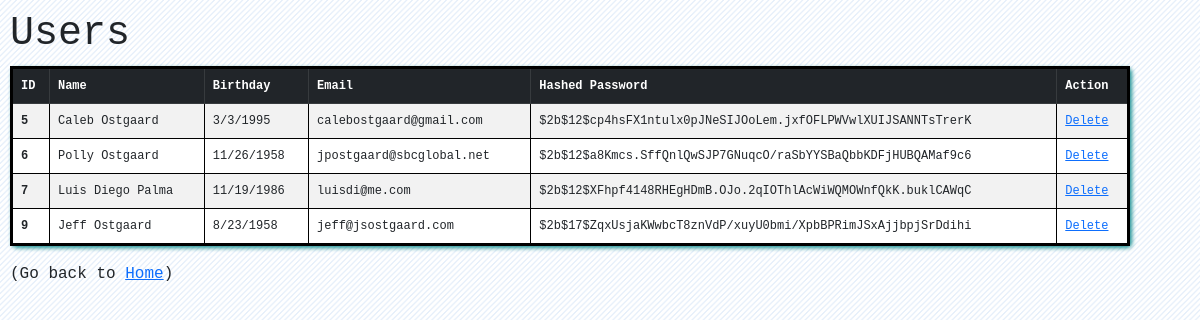
Screenshot of /users with the database file from the repository.
### login_app/models.py (models this page shows)
class User(models.Model):
    first_name = models.CharField(max_length=255)
    last_name = models.CharField(max_length=255)
    email = models.EmailField(max_length=255)
    password = models.CharField(max_length=255)
    birthday = models.DateField()
    created_at = models.DateTimeField(auto_now_add=True)
    updated_at = models.DateTimeField(auto_now=True)
    objects = UserManager()

### login_app/views.py (the view)
# urls.py: path('users', views.users),
def users(request):
    context = {
        "all_the_users" : User.objects.all()
    }
    return render(request, "users.html", context)

### login_app/templates/users.html (shortened to what this page needs)
<!DOCTYPE html>
<html lang="en">
<head>
    <link href="https://cdn.jsdelivr.net/npm/bootstrap@5.0.0-beta1/dist/css/bootstrap.min.css" rel="stylesheet">
    {% load static %}
    <link rel="stylesheet" href="{% static 'css/users.css' %}">
</head>
<body>
    <div id="mycontainer">
        <h1>Users</h1>
        <table class="table table-bordered table-striped table-hover">
            <thead class="table-dark">
                <tr>
                    <th scope="col">ID</th>
                    <th scope="col">Name</th>
                    <th scope="col">Birthday</th>
                    <th scope="col">Email</th>
                    <th scope="col">Hashed Password</th>
                    <th scope="col">Action</th>
                </tr>
            </thead>
            <tbody>
                {% for users in all_the_users %}
                <tr>
                    <th scope="row">{{users.id}}</th>
                    <td>{{users.first_name}} {{users.last_name}}</td>
                    <td>{{users.birthday|date:"n/j/Y"}}</td>
                    <td>{{users.email}}</td>
                    <td>{{users.password}}</td>
                    <td><a href="/delete/{{users.id}}">Delete</a></td>
                </tr>
                {% endfor %}
            </tbody>
        </table>
        <p>(Go back to <a href="/">Home</a>)</p>
    </div>
</body>
</html>

### login_app/static/css/users.css (style rules this page uses)
body { background-image: linear-gradient(135deg, #ffffff 37.50%, #e6effa 37.50%, #e6effa 50%, #ffffff 50%, #ffffff 87.50%, #e6effa 87.50%, #e6effa 100%); background-size: 5.66px 5.66px; font-family: 'Comic Sans MS', Courier, monospace; }
#mycontainer { padding: 10px; width: 95%; }
.table { background-color: white; border: black solid 3px; padding: 20px; font-size: 12px; box-shadow: 2px 2px 4px rgb(27, 145, 147); border-radius: 5px; }

### rows the page displays
User: id "5", first_name "Caleb", last_name "Ostgaard", birthday "3/3/1995", email "calebostgaard@gmail.com", password "$2b$12$cp4hsFX1ntulx0pJNeSIJOoLem.jxfOFLPWVwlXUIJSANNTsTrerK"
User: id "6", first_name "Polly", last_name "Ostgaard", birthday "11/26/1958", email "jpostgaard@sbcglobal.net", password "$2b$12$a8Kmcs.SffQnlQwSJP7GNuqcO/raSbYYSBaQbbKDFjHUBQAMaf9c6"
User: id "7", first_name "Luis Diego", last_name "Palma", birthday "11/19/1986", email "luisdi@me.com", password "$2b$12$XFhpf4148RHEgHDmB.OJo.2qIOThlAcWiWQMOWnfQkK.buklCAWqC"
User: id "9", first_name "Jeff", last_name "Ostgaard", birthday "8/23/1958", email "jeff@jsostgaard.com", password "$2b$17$ZqxUsjaKWwbcT8znVdP/xuyU0bmi/XpbBPRimJSxAjjbpjSrDdihi"
